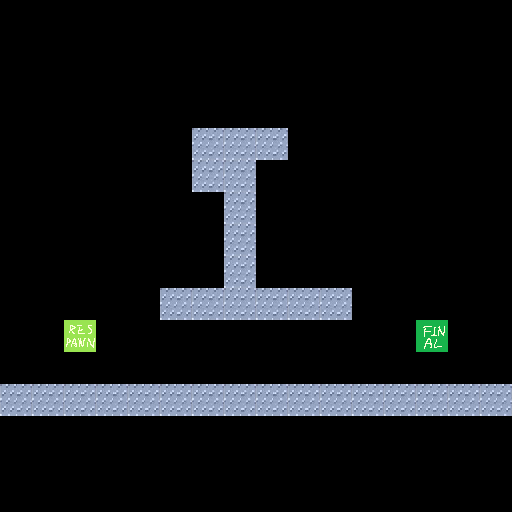

This is a level from a 2D game, rendered from its Tiled map with the project's own tilesets. A one-line summary and the complete map file follow:
An orthogonal 16x16 tile map with 32x32 px tiles, 3 tile layers (图块层 1, 图块层 2, 图块层 3).

<map version="1.10" tiledversion="1.11.2" orientation="orthogonal" renderorder="right-down" width="16" height="16" tilewidth="32" tileheight="32" infinite="0" nextlayerid="4" nextobjectid="1">
 <tileset firstgid="1" source="DefaultMapSet.tsx" />
 <layer id="1" name="图块层 1" width="16" height="16">
  <data encoding="csv">
0,0,0,0,0,0,0,0,0,0,0,0,0,0,0,0,
0,0,0,0,0,0,0,0,0,0,0,0,0,0,0,0,
0,0,0,0,0,0,0,0,0,0,0,0,0,0,0,0,
0,0,0,0,0,0,0,0,0,0,0,0,0,0,0,0,
0,0,0,0,0,0,0,0,0,0,0,0,0,0,0,0,
0,0,0,0,0,0,0,0,0,0,0,0,0,0,0,0,
0,0,0,0,0,0,0,0,0,0,0,0,0,0,0,0,
0,0,0,0,0,0,0,0,0,0,0,0,0,0,0,0,
0,0,0,0,0,0,0,0,0,0,0,0,0,0,0,0,
0,0,0,0,0,0,0,0,0,0,0,0,0,0,0,0,
0,0,0,0,0,0,0,0,0,0,0,0,0,0,0,0,
0,0,0,0,0,0,0,0,0,0,0,0,0,0,0,0,
3,3,3,3,3,3,3,3,3,3,3,3,3,3,3,3,
0,0,0,0,0,0,0,0,0,0,0,0,0,0,0,0,
0,0,0,0,0,0,0,0,0,0,0,0,0,0,0,0,
0,0,0,0,0,0,0,0,0,0,0,0,0,0,0,0
</data>
 </layer>
 <layer id="2" name="图块层 2" width="16" height="16">
  <data encoding="csv">
0,0,0,0,0,0,0,0,0,0,0,0,0,0,0,0,
0,0,0,0,0,0,0,0,0,0,0,0,0,0,0,0,
0,0,0,0,0,0,0,0,0,0,0,0,0,0,0,0,
0,0,0,0,0,0,0,0,0,0,0,0,0,0,0,0,
0,0,0,0,0,0,0,0,0,0,0,0,0,0,0,0,
0,0,0,0,0,0,0,0,0,0,0,0,0,0,0,0,
0,0,0,0,0,0,0,0,0,0,0,0,0,0,0,0,
0,0,0,0,0,0,0,0,0,0,0,0,0,0,0,0,
0,0,0,0,0,0,0,0,0,0,0,0,0,0,0,0,
0,0,0,0,0,0,0,0,0,0,0,0,0,0,0,0,
0,0,21,0,0,0,0,0,0,0,0,0,0,29,0,0,
0,0,0,0,0,0,0,0,0,0,0,0,0,0,0,0,
0,0,0,0,0,0,0,0,0,0,0,0,0,0,0,0,
0,0,0,0,0,0,0,0,0,0,0,0,0,0,0,0,
0,0,0,0,0,0,0,0,0,0,0,0,0,0,0,0,
0,0,0,0,0,0,0,0,0,0,0,0,0,0,0,0
</data>
 </layer>
 <layer id="3" name="图块层 3" width="16" height="16">
  <data encoding="csv">
0,0,0,0,0,0,0,0,0,0,0,0,0,0,0,0,
0,0,0,0,0,0,0,0,0,0,0,0,0,0,0,0,
0,0,0,0,0,0,0,0,0,0,0,0,0,0,0,0,
0,0,0,0,0,0,0,0,0,0,0,0,0,0,0,0,
0,0,0,0,0,0,3,3,3,0,0,0,0,0,0,0,
0,0,0,0,0,0,3,3,0,0,0,0,0,0,0,0,
0,0,0,0,0,0,0,3,0,0,0,0,0,0,0,0,
0,0,0,0,0,0,0,3,0,0,0,0,0,0,0,0,
0,0,0,0,0,0,0,3,0,0,0,0,0,0,0,0,
0,0,0,0,0,3,3,3,3,3,3,0,0,0,0,0,
0,0,0,0,0,0,0,0,0,0,0,0,0,0,0,0,
0,0,0,0,0,0,0,0,0,0,0,0,0,0,0,0,
0,0,0,0,0,0,0,0,0,0,0,0,0,0,0,0,
0,0,0,0,0,0,0,0,0,0,0,0,0,0,0,0,
0,0,0,0,0,0,0,0,0,0,0,0,0,0,0,0,
0,0,0,0,0,0,0,0,0,0,0,0,0,0,0,0
</data>
 </layer>
</map>
